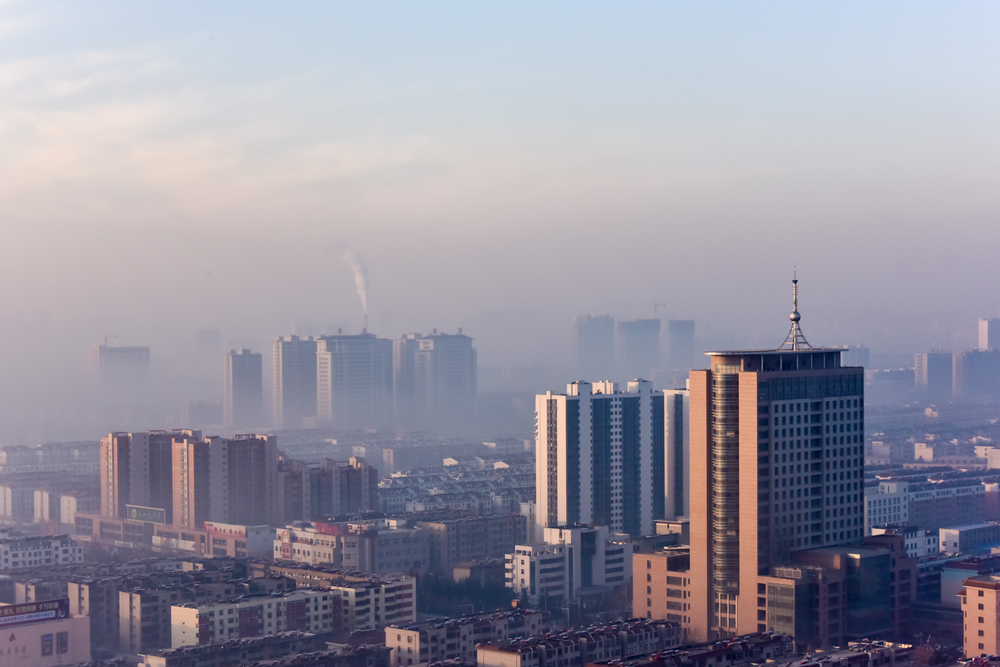
#> input picture Task1/single-image-dehazing-and-fog-removal-main/images/hazy_image.png, 1000 x 667 px, shrunk from 1620 x 1080 before the run
$ python Dehaze.py   (older library calls are emulated)
#> lines starting #> are read from the running program, lines starting #| are printed output that depends on the picture
import cv2;
import math;
import numpy as np;
import matplotlib.pyplot as plt


def DarkChannel(im,sz):
    b,g,r = cv2.split(im)
    dc = cv2.min(cv2.min(r,g),b);
    kernel = cv2.getStructuringElement(cv2.MORPH_RECT,(sz,sz))
    dark = cv2.erode(dc,kernel)
    return dark

def AtmLight(im,dark):
    [h,w] = im.shape[:2]
    imsz = h*w
    numpx = int(max(math.floor(imsz/1000),1))
    darkvec = dark.reshape(imsz,1);
    imvec = im.reshape(imsz,3);

    indices = darkvec.argsort();
    indices = indices[imsz-numpx::]

    atmsum = np.zeros([1,3])
    for ind in range(1,numpx):
       atmsum = atmsum + imvec[indices[ind]]

    A = atmsum / numpx;
    return A

def TransmissionEstimate(im,A,sz):
    omega = 0.95;
    im3 = np.empty(im.shape,im.dtype);

    for ind in range(0,3):
        im3[:,:,ind] = im[:,:,ind]/A[0,ind]

    transmission = 1 - omega*DarkChannel(im3,sz);
    return transmission

def Guidedfilter(im,p,r,eps):
    mean_I = cv2.boxFilter(im,cv2.CV_64F,(r,r));
    mean_p = cv2.boxFilter(p, cv2.CV_64F,(r,r));
    mean_Ip = cv2.boxFilter(im*p,cv2.CV_64F,(r,r));
    cov_Ip = mean_Ip - mean_I*mean_p;

    mean_II = cv2.boxFilter(im*im,cv2.CV_64F,(r,r));
    var_I   = mean_II - mean_I*mean_I;

    a = cov_Ip/(var_I + eps);
    b = mean_p - a*mean_I;

    mean_a = cv2.boxFilter(a,cv2.CV_64F,(r,r));
    mean_b = cv2.boxFilter(b,cv2.CV_64F,(r,r));

    q = mean_a*im + mean_b;
    return q;

def TransmissionRefine(im,et):
    gray = cv2.cvtColor(im,cv2.COLOR_BGR2GRAY);
    gray = np.float64(gray)/255;
    r = 60;
    eps = 0.0001;
    t = Guidedfilter(gray,et,r,eps);

    return t;

def Recover(im,t,A,tx = 0.1):
    res = np.empty(im.shape,im.dtype);
    t = cv2.max(t,tx);

    for ind in range(0,3):
        res[:,:,ind] = (im[:,:,ind]-A[0,ind])/t + A[0,ind]

    return res

if __name__ == '__main__':
    import sys
    try:
        fn = sys.argv[1]
    except:
        fn = './images/hazy_image.png'

    def nothing(*argv):
        pass

    src = cv2.imread(fn);
#> src is the input picture: shape (667, 1000, 3); mean B, G, R 161.8, 147.9, 150.1

    I = src.astype('float64')/255;

    dark = DarkChannel(I,15);
#> in DarkChannel, `dark = cv2.erode(dc,kernel)`:
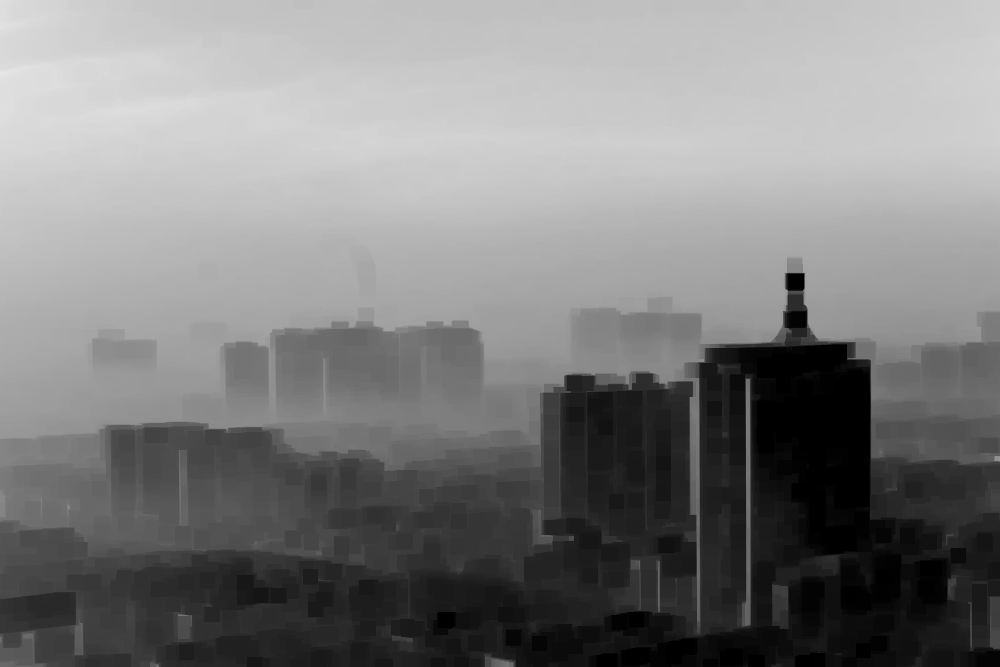
#> dark: shape (667, 1000) float64; min 0, max 0.898, mean 0.497
    A = AtmLight(I,dark);
#> in AtmLight, `indices = indices[imsz-numpx::]`: indices = 667 values from 0 to 0
#> the loop in AtmLight, `for ind in range(1,numpx):` made 666 passes
#> atmsum on passes 1 to 3: [[0.945, 0.922, 0.925]], [[1.89, 1.84, 1.85]], [[2.84, 2.76, 2.78]]
#> after the loop in AtmLight, `for ind in range(1,numpx):`: atmsum = [[629.4, 613.8, 616.4]]
#> in AtmLight, `A = atmsum / numpx;`: A = [[0.944, 0.92, 0.924]]
#> A = [[0.944, 0.92, 0.924]]
    te = TransmissionEstimate(I,A,15);
    t = TransmissionRefine(src,te);
#> in Guidedfilter, `b = mean_p - a*mean_I;`:
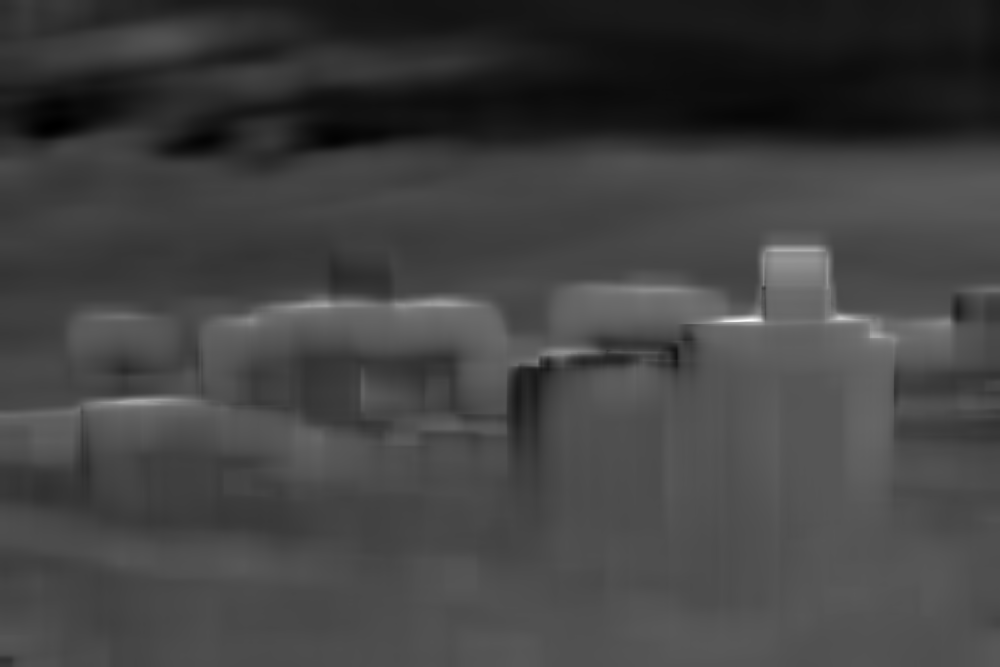
#> b: shape (667, 1000) float64; min -0.0288, max 3, mean 0.757; drawn with min black and max white
#> in Guidedfilter, `mean_a = cv2.boxFilter(a,cv2.CV_64F,(r,r));`:
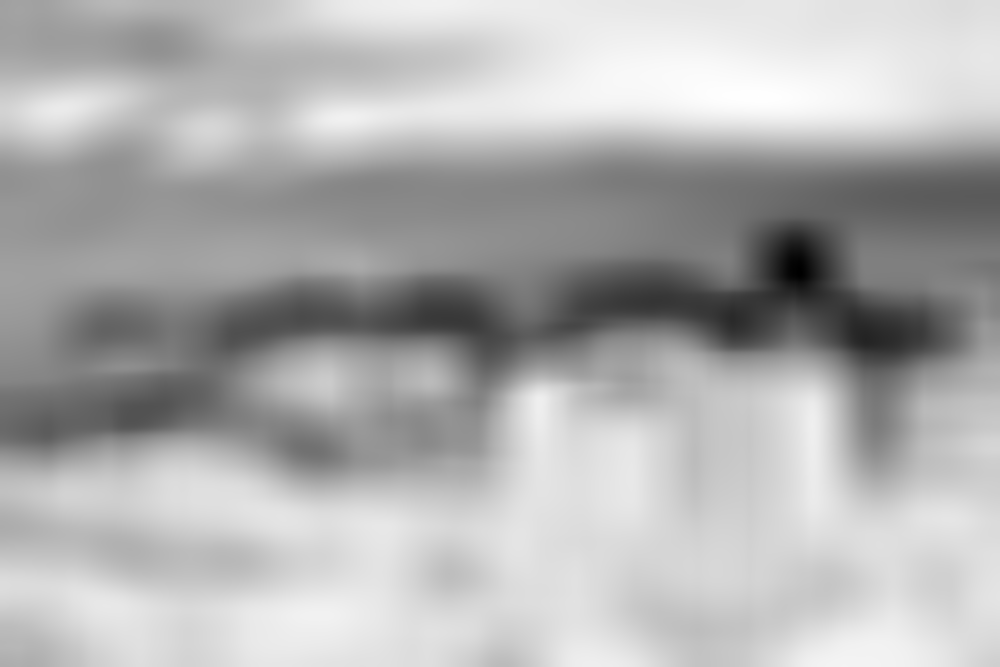
#> mean_a: shape (667, 1000) float64; min -1.59, max 0.0995, mean -0.423; drawn with min black and max white
#> in Guidedfilter, `mean_b = cv2.boxFilter(b,cv2.CV_64F,(r,r));`:
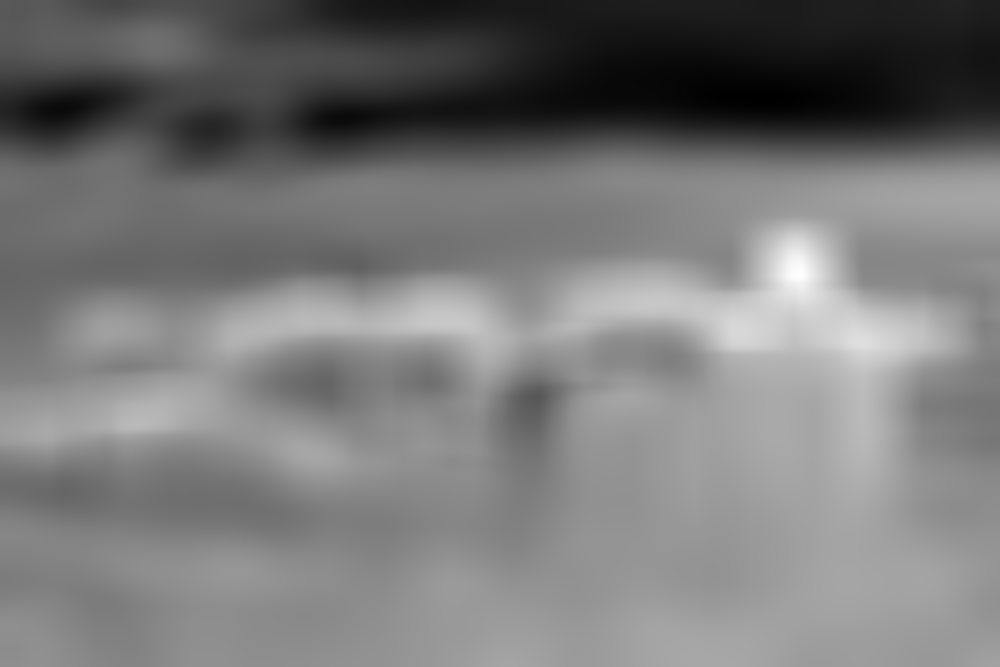
#> mean_b: shape (667, 1000) float64; min 0.111, max 1.48, mean 0.757; drawn with min black and max white
#> in Guidedfilter, `q = mean_a*im + mean_b;`:
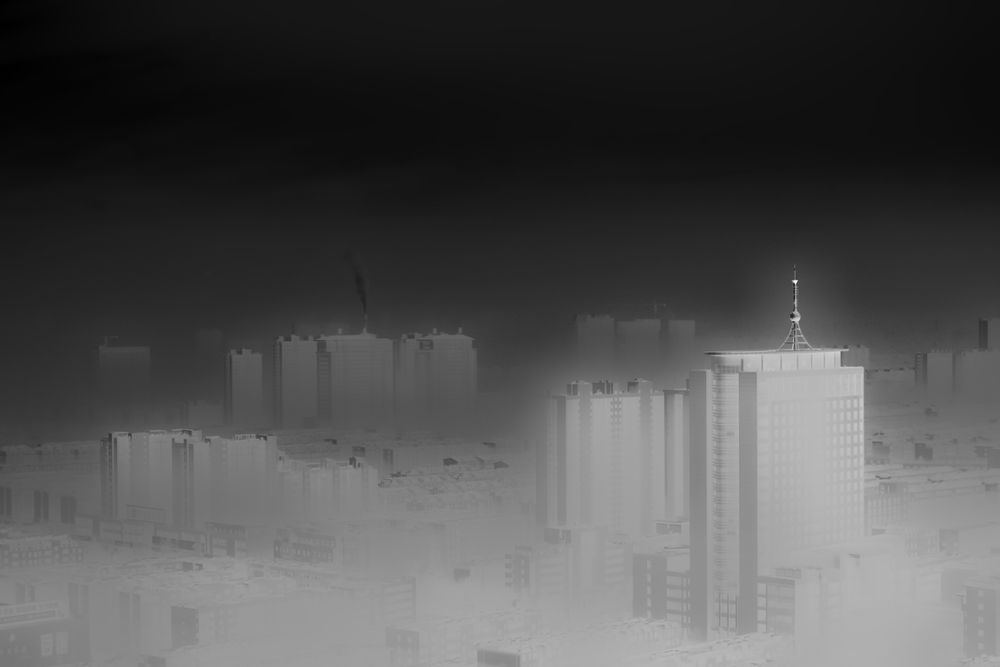
#> q: shape (667, 1000) float64; min 0.105, max 1.34, mean 0.489; drawn with min black and max white
    J = Recover(I,t,A,0.1);
    cv2.imshow("dark",dark);
    cv2.imshow("A", A);
    cv2.imshow("t",t);
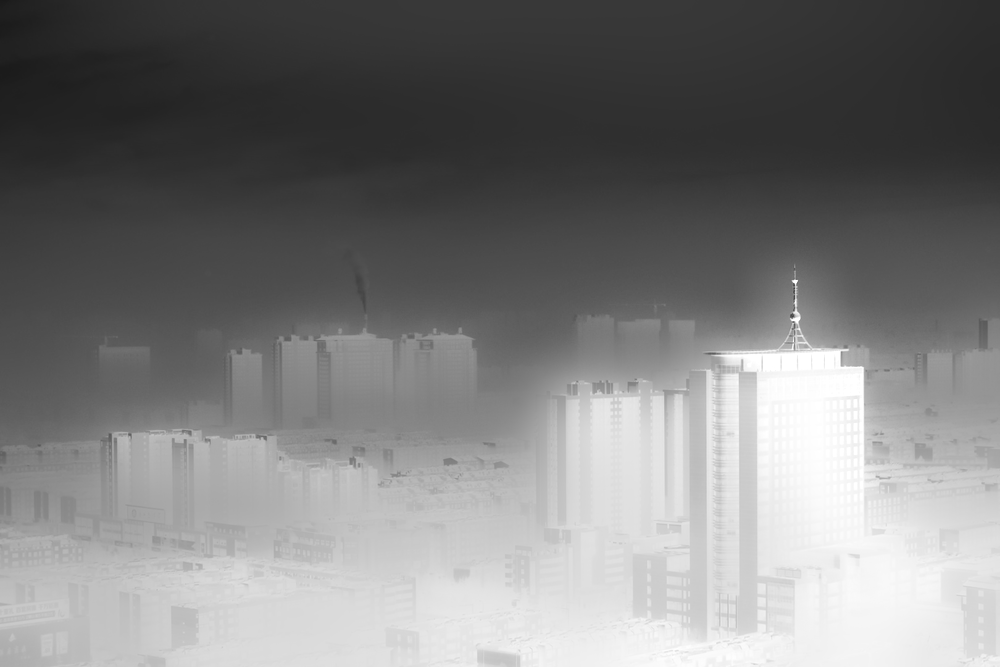
#> window 't': shape (667, 1000); min 26, max 255, mean 124.3
    cv2.imshow('I',src);
    cv2.imshow('J',J);
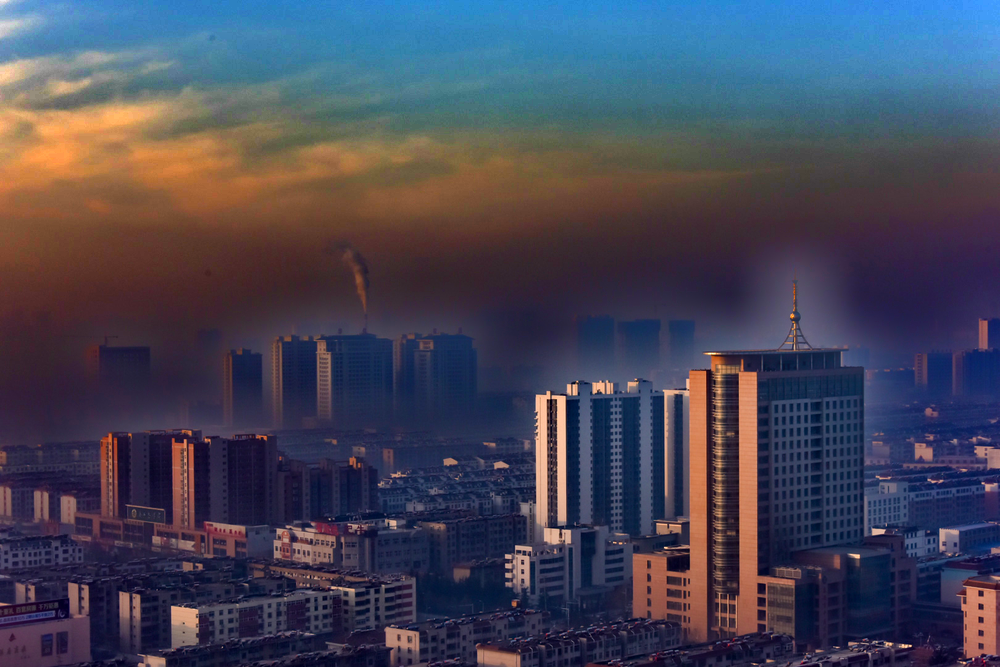
#> window 'J': shape (667, 1000, 3); mean B, G, R 87.8, 69.7, 69.4
    cv2.imwrite("./images/J.png",J*255);
    cv2.waitKey();

$ run again, with Task1/single-image-dehazing-and-fog-removal-main/images/foggy_building.png copied over Task1/single-image-dehazing-and-fog-removal-main/images/hazy_image.png
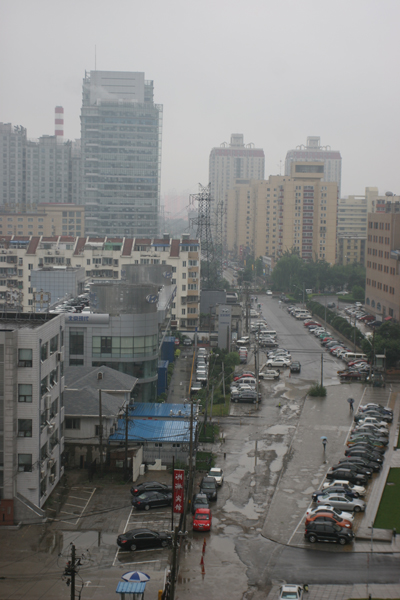
#> input picture Task1/single-image-dehazing-and-fog-removal-main/images/foggy_building.png, 400 x 600 px
#> src is the input picture: shape (600, 400, 3); mean B, G, R 124.4, 125.7, 125.5
#> in DarkChannel, `dark = cv2.erode(dc,kernel)`:
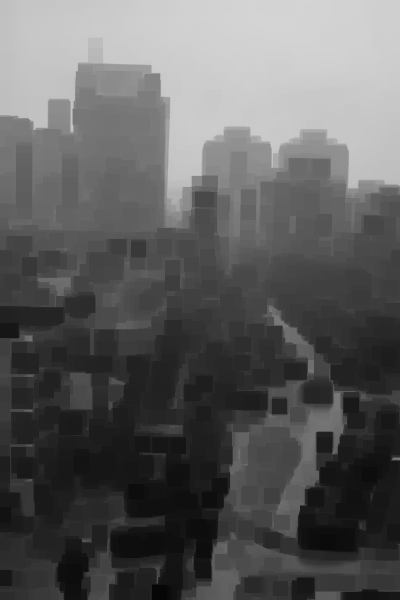
#> dark: shape (600, 400) float64; min 0.0235, max 0.831, mean 0.368
#> indices = 240 values from 0 to 0
#> the loop in AtmLight, `for ind in range(1,numpx):` made 239 passes
#> atmsum on passes 1 to 3: [[0.769, 0.757, 0.765]], [[1.54, 1.51, 1.53]], [[2.31, 2.27, 2.29]]
#> after the loop in AtmLight, `for ind in range(1,numpx):`: atmsum = [[183.7, 180.9, 182.8]]
#> in AtmLight, `A = atmsum / numpx;`: A = [[0.765, 0.754, 0.762]]
#> `cv2.imshow('J',J);`:
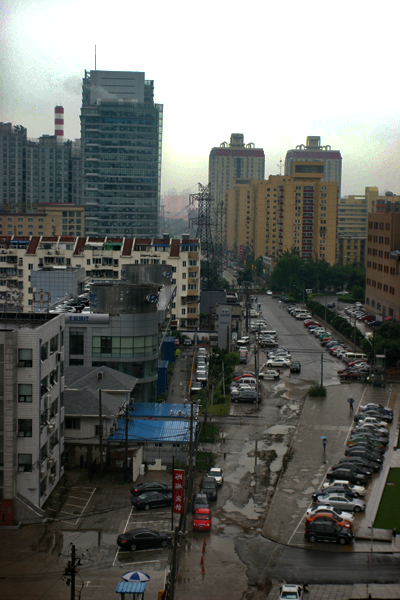
#> window 'J': shape (600, 400, 3); mean B, G, R 103.5, 107.5, 105.4
